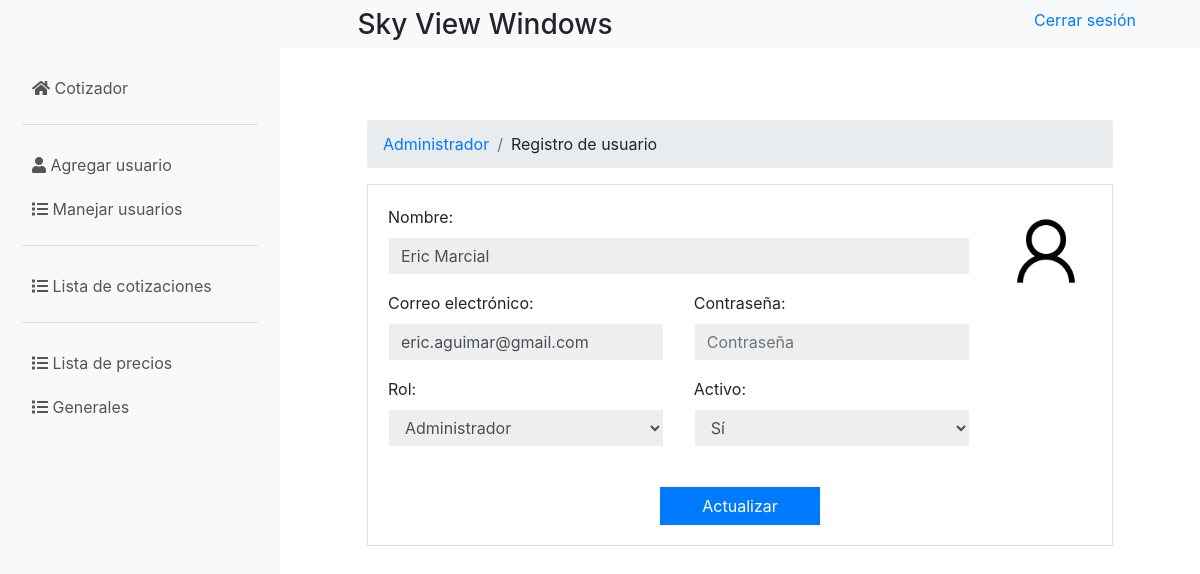
Page /inicio.php?action=uptUsuario&idEditar=16 (signed in) on the committed database.
### tables this page shows
CREATE TABLE `usuarios` (
  `id` int(11) NOT NULL,
  `usuario` varchar(12) NOT NULL,
  `password` varchar(100) NOT NULL,
  `nombre` varchar(50) NOT NULL,
  `email` text NOT NULL,
  `rol` int(11) NOT NULL,
  `activo` varchar(1) NOT NULL
);

### models/conexion.php (called while the page is built)
<?php
class Conexion {
  public static function conectar() {
    $servername = "127.0.0.1";
    $username = "root";
    $password = "";
    $dbname = "cotizador";
    try {
      $conexion = new PDO("mysql:host=$servername;dbname=$dbname", $username, $password);
      $conexion->setAttribute(PDO::ATTR_ERRMODE, PDO::ERRMODE_EXCEPTION);
    } catch (PDOException $exception) {
      print_r($exception);
    }
    return $conexion;
  }
}

### models/modelUsuario.php (called while the page is built, shortened)
<?php
    require_once "conexion.php";
    class ModelUsuario{
        public static function mdlBuscarUsuario($id){
            $statement = Conexion::conectar() -> prepare("SELECT * FROM `usuarios` WHERE id= :id");
            $statement -> bindParam(":id", $id, PDO::PARAM_INT);
            $statement -> execute();
            return $statement -> fetch();
        }
    }
?>

### controllers/controllerUsuario.php (the view, shortened to what this page needs)
<?php
    class ControllerUsuario{
        public static function ctrBuscarUsuario($id){
            $respuesta = ModelUsuario::mdlBuscarUsuario($id);
            $rol = $respuesta["rol"] == 0 ? ("selected") : ("");
            $estado = $respuesta["activo"] == "S" ? ("selected") : ("");
            echo'
            <div class="card-body">
            <div class="row">
                <div class="col-md-10">
                    <div class="row">
                        <div class="col-md-12">
                            <div class="form-group">
                                <label for="cajaNombres">Nombre:</label>
                                <input class="form-control" type="text" required placeholder="Nombre(s)" id="cajaNombres" name="cajaNombres" value="'.$respuesta["nombre"].'">
                            </div>
                        </div>
                    </div>
                    <div class="row">
                        <div class="col-md-6">
                            <div class="form-group">
                                <label for="cajaEmail">Correo electrónico:</label>
                                <input class="form-control" type="email" required
                                placeholder="Correo electrónico" id="cajaEmail" name="cajaEmail" value="'.$respuesta["email"].'">
                            </div>
                        </div>
                        <div class="col-md-6">
                            <div class="form-group">
                                <label for="cajaPassword">Contraseña:</label>
                                <input class="form-control" type="password"
                                placeholder="Contraseña" id="cajaPassword" name="cajaPassword">
                            </div>
                        </div>
                    </div>
                </div>
                <div class="col-md-2">
                    <img class="img-profile" src="./img/user.png" alt="Seleccionar foto de perfil">
                </div>
            </div>
            <div class="row">
                <div class="col-md-5">
                    <div class="form-group">
                        <label for="selectRol">Rol:</label>
                        <select required class="form-control" id="selectRol" name="selectRol" >
                            <option value="0" '.$rol.'>Administrador</option>
                        </select>
                    </div>
                </div>
                <div class="col-md-5">
                    <div class="form-group">
                        <label for="selectActivo">Activo:</label>
                        <select required class="form-control" id="selectActivo" name="selectActivo" value="'.$respuesta["activo"].'">
                            <option value="S" '.$estado.' >Sí</option>
                        </select>
                    </div>
                </div>
            </div>
            <br>
            <div class="row">
                <div class="col-md-12 text-center">
                    <button type="submit"  class="btn btn-primary" style="min-width: 10em;"  name="actualizar" id="actualizar" value="Actualizar">Actualizar</button>
                </div>
            </div>
        </div>
            ';
        }
    }
?>

### views/css/style.css (style rules this page uses)
body { height: 100vh; display: flex; flex-direction: column; }
input { border-radius: 0px !important; border-color: rgba(0, 0, 0, 0) !important; background-color: #EEEEEE !important; }
button { border-radius: 0px !important; }
select { border-radius: 0px !important; border-color: rgba(0, 0, 0, 0) !important; background-color: #EEEEEE !important; }
.img-profile { width: 100%; }

### rows in the picture
usuarios: cajaNombres "Eric Marcial", cajaEmail "eric.aguimar@gmail.com", selectActivo "Sí"
